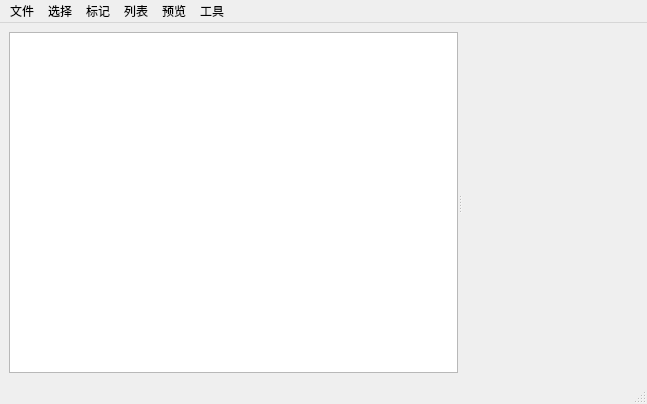
<?xml version="1.0" encoding="UTF-8"?>
<ui version="4.0">
 <class>PictureBrowser</class>
 <widget class="QMainWindow" name="PictureBrowser">
  <property name="geometry">
   <rect>
    <x>0</x>
    <y>0</y>
    <width>647</width>
    <height>404</height>
   </rect>
  </property>
  <property name="windowTitle">
   <string>图片浏览</string>
  </property>
  <widget class="QWidget" name="centralwidget">
   <layout class="QVBoxLayout" name="verticalLayout">
    <item>
     <widget class="QSplitter" name="splitter">
      <property name="orientation">
       <enum>Qt::Horizontal</enum>
      </property>
      <widget class="QListWidget" name="listWidget">
       <property name="contextMenuPolicy">
        <enum>Qt::CustomContextMenu</enum>
       </property>
       <property name="selectionMode">
        <enum>QAbstractItemView::ExtendedSelection</enum>
       </property>
       <property name="verticalScrollMode">
        <enum>QAbstractItemView::ScrollPerPixel</enum>
       </property>
       <property name="horizontalScrollMode">
        <enum>QAbstractItemView::ScrollPerPixel</enum>
       </property>
       <property name="movement">
        <enum>QListView::Static</enum>
       </property>
       <property name="viewMode">
        <enum>QListView::IconMode</enum>
       </property>
       <property name="wordWrap">
        <bool>true</bool>
       </property>
      </widget>
      <widget class="ResizablePicture" name="previewPicture" native="true"/>
     </widget>
    </item>
   </layout>
  </widget>
  <widget class="QMenuBar" name="menubar">
   <property name="geometry">
    <rect>
     <x>0</x>
     <y>0</y>
     <width>647</width>
     <height>23</height>
    </rect>
   </property>
   <widget class="QMenu" name="menu">
    <property name="title">
     <string>文件</string>
    </property>
    <addaction name="actionOpen_In_Explore"/>
    <addaction name="actionBack_Prev_Directory"/>
    <addaction name="separator"/>
    <addaction name="actionOpen_Directory"/>
    <addaction name="actionCreate_Folder"/>
    <addaction name="actionUndo_Delete_Command"/>
    <addaction name="actionRefresh"/>
   </widget>
   <widget class="QMenu" name="menu_2">
    <property name="title">
     <string>列表</string>
    </property>
    <widget class="QMenu" name="menuSort_Type">
     <property name="title">
      <string>排序方式</string>
     </property>
     <addaction name="actionSort_By_Time"/>
     <addaction name="actionSort_By_Name"/>
     <addaction name="separator"/>
     <addaction name="actionSort_AESC"/>
     <addaction name="actionSort_DESC"/>
    </widget>
    <widget class="QMenu" name="menuIcon_Size">
     <property name="title">
      <string>图标大小</string>
     </property>
     <addaction name="actionIcon_Largest"/>
     <addaction name="actionIcon_Large"/>
     <addaction name="actionIcon_Middle"/>
     <addaction name="actionIcon_Small"/>
     <addaction name="separator"/>
     <addaction name="actionIcon_Lager"/>
     <addaction name="actionIcon_Smaller"/>
    </widget>
    <widget class="QMenu" name="menuSlide_Interval">
     <property name="title">
      <string>播放参数</string>
     </property>
     <addaction name="actionSlide_16ms"/>
     <addaction name="actionSlide_33ms"/>
     <addaction name="actionSlide_50ms"/>
     <addaction name="actionSlide_100ms"/>
     <addaction name="actionSlide_200ms"/>
     <addaction name="actionSlide_500ms"/>
     <addaction name="actionSlide_1000ms"/>
     <addaction name="actionSlide_3000ms"/>
     <addaction name="separator"/>
     <addaction name="actionSlide_Return_First"/>
    </widget>
    <widget class="QMenu" name="menuGIF_Params">
     <property name="title">
      <string>参数设置</string>
     </property>
     <addaction name="actionCreate_To_Origin_Folder"/>
     <addaction name="actionCreate_To_One_Folder"/>
     <addaction name="separator"/>
     <addaction name="actionGIF_Use_Record_Interval"/>
     <addaction name="actionGIF_Use_Display_Interval"/>
     <addaction name="separator"/>
     <addaction name="actionGIF_Compress_None"/>
     <addaction name="actionGIF_Compress_x2"/>
     <addaction name="actionGIF_Compress_x4"/>
     <addaction name="actionGIF_Compress_x8"/>
     <addaction name="separator"/>
     <addaction name="actionDither_Enabled"/>
     <addaction name="actionDither_Disabled"/>
    </widget>
    <addaction name="menuIcon_Size"/>
    <addaction name="menuSort_Type"/>
    <addaction name="separator"/>
    <addaction name="actionStart_Play_GIF"/>
    <addaction name="menuSlide_Interval"/>
    <addaction name="separator"/>
    <addaction name="actionGeneral_GIF"/>
    <addaction name="actionGeneral_AVI"/>
    <addaction name="menuGIF_Params"/>
   </widget>
   <widget class="QMenu" name="menu_3">
    <property name="title">
     <string>工具</string>
    </property>
    <addaction name="actionUnpack_GIF_File"/>
    <addaction name="actionGIF_ASCII_Art"/>
    <addaction name="actionFind_Similar"/>
    <addaction name="actionEmoji_Factory"/>
    <addaction name="actionImage_Theme_Colors"/>
    <addaction name="actionBatch_Clip"/>
   </widget>
   <widget class="QMenu" name="menu_4">
    <property name="title">
     <string>选择</string>
    </property>
    <addaction name="actionCopy_File"/>
    <addaction name="actionOpen_Select_In_Explore"/>
    <addaction name="separator"/>
    <addaction name="actionExtra_And_Copy"/>
    <addaction name="actionExtra_Selected"/>
    <addaction name="actionExtra_And_Delete"/>
    <addaction name="separator"/>
    <addaction name="actionSelect_Reverse"/>
    <addaction name="actionDelete_Selected"/>
    <addaction name="actionDelete_Unselected"/>
    <addaction name="actionDelete_Up_Files"/>
    <addaction name="actionDelete_Down_Files"/>
   </widget>
   <widget class="QMenu" name="menu_5">
    <property name="title">
     <string>预览</string>
    </property>
    <addaction name="actionZoom_In"/>
    <addaction name="actionZoom_Out"/>
    <addaction name="actionRestore_Size"/>
    <addaction name="separator"/>
    <addaction name="actionOrigin_Size"/>
    <addaction name="actionFill_Size"/>
    <addaction name="separator"/>
    <addaction name="actionResize_Auto_Init"/>
    <addaction name="separator"/>
    <addaction name="actionClip_Selected"/>
   </widget>
   <widget class="QMenu" name="menu_6">
    <property name="title">
     <string>标记</string>
    </property>
    <addaction name="actionMark_Red"/>
    <addaction name="actionMark_Green"/>
    <addaction name="actionMark_None"/>
    <addaction name="separator"/>
    <addaction name="actionSelect_Red_Marked"/>
    <addaction name="actionSelect_Green_Marked"/>
    <addaction name="separator"/>
    <addaction name="actionPlace_Red_Top"/>
    <addaction name="actionPlace_Green_Top"/>
    <addaction name="separator"/>
    <addaction name="actionSort_Enabled"/>
   </widget>
   <addaction name="menu"/>
   <addaction name="menu_4"/>
   <addaction name="menu_6"/>
   <addaction name="menu_2"/>
   <addaction name="menu_5"/>
   <addaction name="menu_3"/>
  </widget>
  <widget class="QStatusBar" name="statusbar"/>
  <action name="actionRefresh">
   <property name="text">
    <string>刷新</string>
   </property>
   <property name="shortcut">
    <string>F5</string>
   </property>
  </action>
  <action name="actionIcon_Largest">
   <property name="checkable">
    <bool>true</bool>
   </property>
   <property name="text">
    <string>超大图标</string>
   </property>
  </action>
  <action name="actionIcon_Large">
   <property name="checkable">
    <bool>true</bool>
   </property>
   <property name="text">
    <string>大图标</string>
   </property>
   <property name="toolTip">
    <string>Icon Large</string>
   </property>
  </action>
  <action name="actionIcon_Middle">
   <property name="checkable">
    <bool>true</bool>
   </property>
   <property name="text">
    <string>中图标</string>
   </property>
   <property name="toolTip">
    <string>Icon Middle</string>
   </property>
  </action>
  <action name="actionIcon_Small">
   <property name="checkable">
    <bool>true</bool>
   </property>
   <property name="text">
    <string>小图标</string>
   </property>
  </action>
  <action name="actionFind_Similar">
   <property name="enabled">
    <bool>false</bool>
   </property>
   <property name="text">
    <string>检测相似图</string>
   </property>
  </action>
  <action name="actionDelete_Selected">
   <property name="text">
    <string>删除选中</string>
   </property>
   <property name="shortcut">
    <string>Del</string>
   </property>
  </action>
  <action name="actionZoom_In">
   <property name="text">
    <string>放大图片</string>
   </property>
   <property name="shortcut">
    <string>Ctrl+=</string>
   </property>
  </action>
  <action name="actionZoom_Out">
   <property name="text">
    <string>缩小图片</string>
   </property>
   <property name="shortcut">
    <string>Ctrl+-</string>
   </property>
  </action>
  <action name="actionIcon_Lager">
   <property name="text">
    <string>更大的图标</string>
   </property>
   <property name="shortcut">
    <string>Ctrl+Shift+=</string>
   </property>
  </action>
  <action name="actionIcon_Smaller">
   <property name="text">
    <string>更小的图标</string>
   </property>
   <property name="shortcut">
    <string>Ctrl+Shift+-</string>
   </property>
  </action>
  <action name="actionFill_Size">
   <property name="text">
    <string>填充大小</string>
   </property>
   <property name="shortcut">
    <string>Ctrl+0</string>
   </property>
  </action>
  <action name="actionExtra_Selected">
   <property name="text">
    <string>提取到外层</string>
   </property>
   <property name="toolTip">
    <string>提取到外层</string>
   </property>
   <property name="shortcut">
    <string>Ctrl+Shift+E</string>
   </property>
  </action>
  <action name="actionDelete_Unselected">
   <property name="text">
    <string>删除未选中</string>
   </property>
  </action>
  <action name="actionExtra_And_Delete">
   <property name="text">
    <string>提取选中并舍弃其他</string>
   </property>
   <property name="toolTip">
    <string>提取选中并删除其他</string>
   </property>
   <property name="shortcut">
    <string>Ctrl+Alt+Shift+E</string>
   </property>
  </action>
  <action name="actionOrigin_Size">
   <property name="text">
    <string>原始大小</string>
   </property>
   <property name="shortcut">
    <string>Ctrl+1</string>
   </property>
  </action>
  <action name="actionOpen_Select_In_Explore">
   <property name="text">
    <string>显示在资源管理器</string>
   </property>
  </action>
  <action name="actionOpen_In_Explore">
   <property name="text">
    <string>显示当前位置</string>
   </property>
  </action>
  <action name="actionBack_Prev_Directory">
   <property name="text">
    <string>返回上一级</string>
   </property>
   <property name="shortcut">
    <string>Backspace</string>
   </property>
  </action>
  <action name="actionCopy_File">
   <property name="text">
    <string>复制选中文件</string>
   </property>
   <property name="toolTip">
    <string>复制选中文件，可在资源管理器中粘贴</string>
   </property>
   <property name="shortcut">
    <string>Ctrl+C</string>
   </property>
  </action>
  <action name="actionCut_File">
   <property name="text">
    <string>剪切选中文件</string>
   </property>
   <property name="shortcut">
    <string>Ctrl+X</string>
   </property>
  </action>
  <action name="actionDelete_Up_Files">
   <property name="text">
    <string>删除前面所有</string>
   </property>
  </action>
  <action name="actionDelete_Down_Files">
   <property name="text">
    <string>删除后面所有</string>
   </property>
  </action>
  <action name="actionRestore_Size">
   <property name="text">
    <string>还原大小</string>
   </property>
   <property name="shortcut">
    <string>Ctrl+9</string>
   </property>
  </action>
  <action name="actionSort_By_Time">
   <property name="checkable">
    <bool>true</bool>
   </property>
   <property name="text">
    <string>按时间</string>
   </property>
  </action>
  <action name="actionSort_By_Name">
   <property name="checkable">
    <bool>true</bool>
   </property>
   <property name="text">
    <string>按名称</string>
   </property>
  </action>
  <action name="actionSort_AESC">
   <property name="checkable">
    <bool>true</bool>
   </property>
   <property name="text">
    <string>正序</string>
   </property>
  </action>
  <action name="actionSort_DESC">
   <property name="checkable">
    <bool>true</bool>
   </property>
   <property name="text">
    <string>反序</string>
   </property>
  </action>
  <action name="actionStart_Play_GIF">
   <property name="text">
    <string>自动播放</string>
   </property>
   <property name="shortcut">
    <string>Ctrl+P</string>
   </property>
  </action>
  <action name="actionSlide_100ms">
   <property name="checkable">
    <bool>true</bool>
   </property>
   <property name="text">
    <string>每隔 0.1s</string>
   </property>
  </action>
  <action name="actionSlide_200ms">
   <property name="checkable">
    <bool>true</bool>
   </property>
   <property name="text">
    <string>每隔 0.2s</string>
   </property>
  </action>
  <action name="actionSlide_500ms">
   <property name="checkable">
    <bool>true</bool>
   </property>
   <property name="text">
    <string>每隔 0.5s</string>
   </property>
  </action>
  <action name="actionSlide_1000ms">
   <property name="checkable">
    <bool>true</bool>
   </property>
   <property name="text">
    <string>每隔 1s</string>
   </property>
  </action>
  <action name="actionSlide_3000ms">
   <property name="checkable">
    <bool>true</bool>
   </property>
   <property name="text">
    <string>每隔 3s</string>
   </property>
  </action>
  <action name="actionSlide_Return_First">
   <property name="checkable">
    <bool>true</bool>
   </property>
   <property name="text">
    <string>循环播放</string>
   </property>
   <property name="shortcut">
    <string>Ctrl+Alt+Shift+R</string>
   </property>
  </action>
  <action name="actionSlide_16ms">
   <property name="checkable">
    <bool>true</bool>
   </property>
   <property name="text">
    <string>每隔 16ms</string>
   </property>
  </action>
  <action name="actionSlide_33ms">
   <property name="checkable">
    <bool>true</bool>
   </property>
   <property name="text">
    <string>每隔 33ms</string>
   </property>
  </action>
  <action name="actionMark_Red">
   <property name="text">
    <string>红标记</string>
   </property>
   <property name="shortcut">
    <string>Ctrl+R</string>
   </property>
  </action>
  <action name="actionMark_Green">
   <property name="text">
    <string>绿标记</string>
   </property>
   <property name="shortcut">
    <string>Ctrl+G</string>
   </property>
  </action>
  <action name="actionMark_None">
   <property name="text">
    <string>取消标记</string>
   </property>
   <property name="shortcut">
    <string>Ctrl+N</string>
   </property>
  </action>
  <action name="actionSelect_Green_Marked">
   <property name="text">
    <string>选中所有绿标记项</string>
   </property>
   <property name="shortcut">
    <string>Ctrl+Shift+R</string>
   </property>
  </action>
  <action name="actionSelect_Red_Marked">
   <property name="text">
    <string>选中所有红标记项</string>
   </property>
   <property name="shortcut">
    <string>Ctrl+Shift+G</string>
   </property>
  </action>
  <action name="actionPlace_Red_Top">
   <property name="text">
    <string>置顶所有红标记项</string>
   </property>
   <property name="shortcut">
    <string>Alt+Shift+R</string>
   </property>
  </action>
  <action name="actionPlace_Green_Top">
   <property name="text">
    <string>置顶所有绿标记项</string>
   </property>
   <property name="toolTip">
    <string>置顶所有绿标记项</string>
   </property>
   <property name="shortcut">
    <string>Alt+Shift+G</string>
   </property>
  </action>
  <action name="actionEmoji_Factory">
   <property name="enabled">
    <bool>false</bool>
   </property>
   <property name="text">
    <string>表情包制作</string>
   </property>
  </action>
  <action name="actionBatch_Clip">
   <property name="enabled">
    <bool>false</bool>
   </property>
   <property name="text">
    <string>批量裁剪边缘</string>
   </property>
   <property name="toolTip">
    <string>批量裁剪尺寸</string>
   </property>
  </action>
  <action name="actionImage_Theme_Colors">
   <property name="enabled">
    <bool>false</bool>
   </property>
   <property name="text">
    <string>提取主题色</string>
   </property>
  </action>
  <action name="actionOpen_Directory">
   <property name="text">
    <string>打开文件夹</string>
   </property>
  </action>
  <action name="actionSelect_Reverse">
   <property name="text">
    <string>反向选择</string>
   </property>
   <property name="shortcut">
    <string>Ctrl+Shift+I</string>
   </property>
  </action>
  <action name="actionUndo_Delete_Command">
   <property name="enabled">
    <bool>false</bool>
   </property>
   <property name="text">
    <string>撤销操作</string>
   </property>
   <property name="toolTip">
    <string>撤销删除/裁剪等文件修改操作</string>
   </property>
   <property name="shortcut">
    <string>Ctrl+Shift+Z</string>
   </property>
  </action>
  <action name="actionGeneral_GIF">
   <property name="text">
    <string>生成动图.gif</string>
   </property>
  </action>
  <action name="actionGIF_Use_Record_Interval">
   <property name="checkable">
    <bool>true</bool>
   </property>
   <property name="checked">
    <bool>true</bool>
   </property>
   <property name="text">
    <string>使用录制时间隔</string>
   </property>
  </action>
  <action name="actionGIF_Use_Display_Interval">
   <property name="checkable">
    <bool>true</bool>
   </property>
   <property name="text">
    <string>使用播放时间隔</string>
   </property>
  </action>
  <action name="actionSlide_50ms">
   <property name="text">
    <string>每隔 50ms</string>
   </property>
  </action>
  <action name="actionGIF_Compress_x2">
   <property name="checkable">
    <bool>true</bool>
   </property>
   <property name="text">
    <string>压缩至 1/2 边长</string>
   </property>
  </action>
  <action name="actionGIF_Compress_x4">
   <property name="checkable">
    <bool>true</bool>
   </property>
   <property name="text">
    <string>压缩至 1/4 边长</string>
   </property>
  </action>
  <action name="actionGIF_Compress_x8">
   <property name="checkable">
    <bool>true</bool>
   </property>
   <property name="text">
    <string>压缩至 1/8 边长</string>
   </property>
  </action>
  <action name="actionGIF_Compress_None">
   <property name="checkable">
    <bool>true</bool>
   </property>
   <property name="checked">
    <bool>true</bool>
   </property>
   <property name="text">
    <string>不压缩</string>
   </property>
  </action>
  <action name="actionUnpack_GIF_File">
   <property name="text">
    <string>GIF 分解</string>
   </property>
  </action>
  <action name="actionGIF_ASCII_Art">
   <property name="text">
    <string>GIF 字符画</string>
   </property>
  </action>
  <action name="actionDither_Enabled">
   <property name="checkable">
    <bool>true</bool>
   </property>
   <property name="checked">
    <bool>true</bool>
   </property>
   <property name="text">
    <string>GIF 抖动：开</string>
   </property>
  </action>
  <action name="actionDither_Disabled">
   <property name="checkable">
    <bool>true</bool>
   </property>
   <property name="text">
    <string>GIF 抖动：关</string>
   </property>
  </action>
  <action name="actionExtra_And_Copy">
   <property name="text">
    <string>复制到外层</string>
   </property>
   <property name="toolTip">
    <string>复制到外层</string>
   </property>
   <property name="shortcut">
    <string>Ctrl+E</string>
   </property>
  </action>
  <action name="actionGeneral_AVI">
   <property name="text">
    <string>生成视频.avi</string>
   </property>
  </action>
  <action name="actionCreate_To_Origin_Folder">
   <property name="checkable">
    <bool>true</bool>
   </property>
   <property name="checked">
    <bool>true</bool>
   </property>
   <property name="text">
    <string>保存到源文件夹</string>
   </property>
  </action>
  <action name="actionCreate_To_One_Folder">
   <property name="checkable">
    <bool>true</bool>
   </property>
   <property name="text">
    <string>保存到根文件夹</string>
   </property>
   <property name="toolTip">
    <string>保存到外层文件夹</string>
   </property>
  </action>
  <action name="actionResize_Auto_Init">
   <property name="checkable">
    <bool>true</bool>
   </property>
   <property name="checked">
    <bool>true</bool>
   </property>
   <property name="text">
    <string>调整窗口恢复缩放</string>
   </property>
  </action>
  <action name="actionClip_Selected">
   <property name="text">
    <string>按显示区域裁剪选中项</string>
   </property>
   <property name="toolTip">
    <string>以显示部分来裁剪所有选中项</string>
   </property>
  </action>
  <action name="actionSort_Enabled">
   <property name="checkable">
    <bool>true</bool>
   </property>
   <property name="text">
    <string>快速分类</string>
   </property>
  </action>
  <action name="actionCreate_Folder">
   <property name="text">
    <string>新建文件夹</string>
   </property>
  </action>
 </widget>
 <customwidgets>
  <customwidget>
   <class>ResizablePicture</class>
   <extends>QWidget</extends>
   <header location="global">resizablepicture.h</header>
   <container>1</container>
  </customwidget>
 </customwidgets>
 <resources/>
 <connections/>
</ui>
